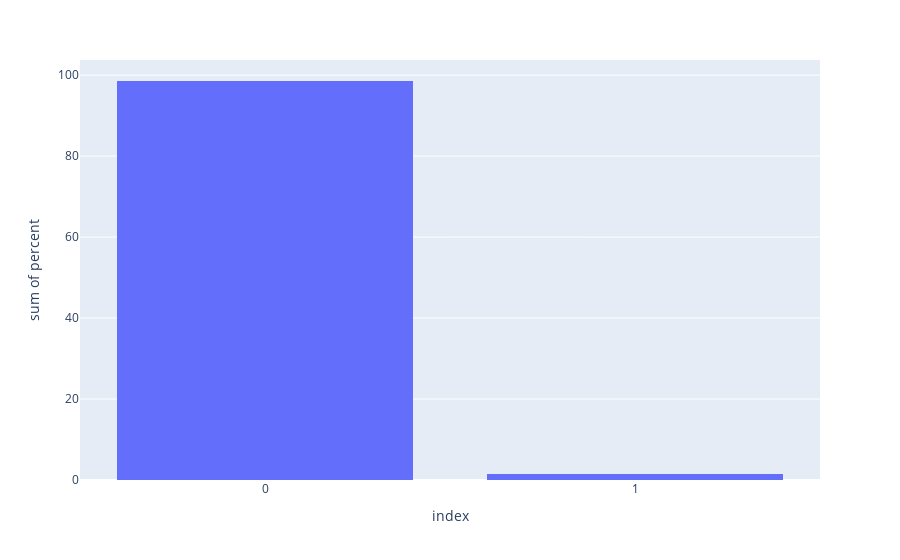

The cell this chart's notebook holds for it:
### Code cell
fig = px.histogram(df_plot_fatalities, x='index', y='percent')
fig.update_xaxes(type='category')
fig.show()

### Figure 1 — Plotly figure (JSON) as saved in the notebook; plotly's stock layout.template omitted (floating-point values rounded to 4 significant figures)
{"data": [{"alignmentgroup": "True", "bingroup": "x", "histfunc": "sum", "hovertemplate": "index=%{x}<br>sum of percent=%{y}<extra></extra>", "legendgroup": "", "marker": {"color": "#636efa", "pattern": {"shape": ""}}, "name": "", "offsetgroup": "", "orientation": "v", "showlegend": false, "type": "histogram", "x": [0, 1], "xaxis": "x", "y": [98.54, 1.457], "yaxis": "y"}], "layout": {"autosize": true, "barmode": "relative", "legend": {"tracegroupgap": 0}, "margin": {"t": 60}, "xaxis": {"anchor": "y", "autorange": true, "domain": [0, 1], "range": [-0.5, 1.5], "title": {"text": "index"}, "type": "category"}, "yaxis": {"anchor": "x", "autorange": true, "domain": [0, 1], "range": [0, 103.7], "title": {"text": "sum of percent"}, "type": "linear"}}}
